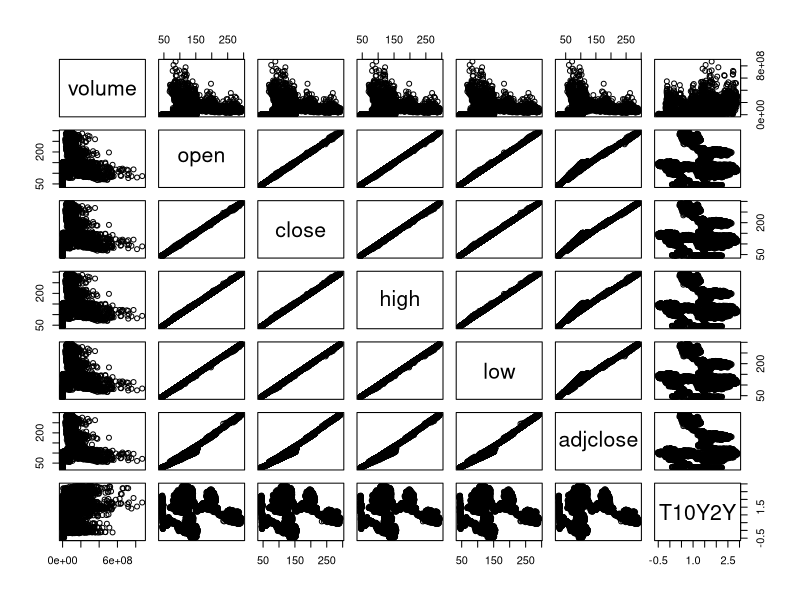
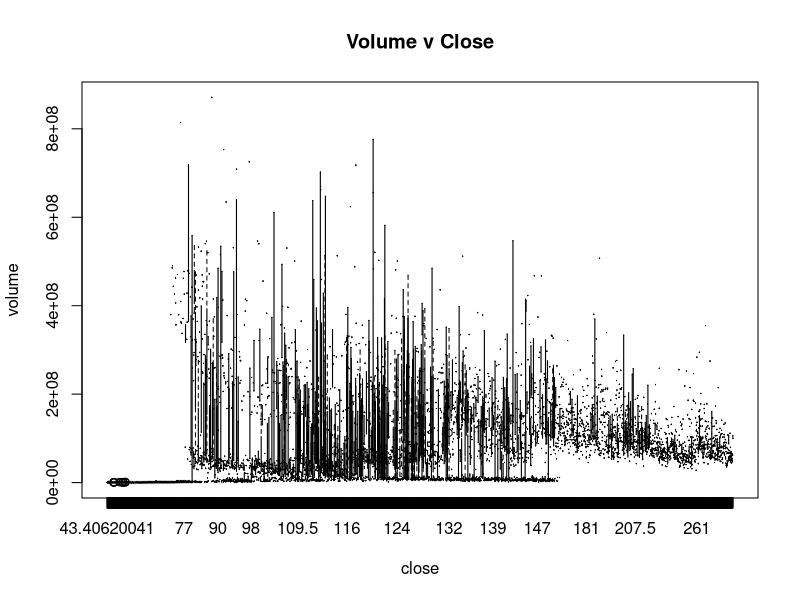
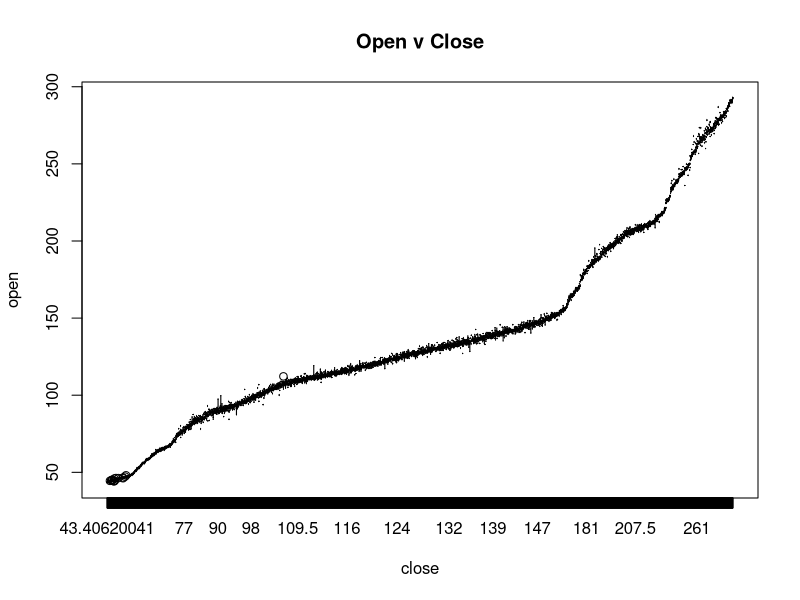
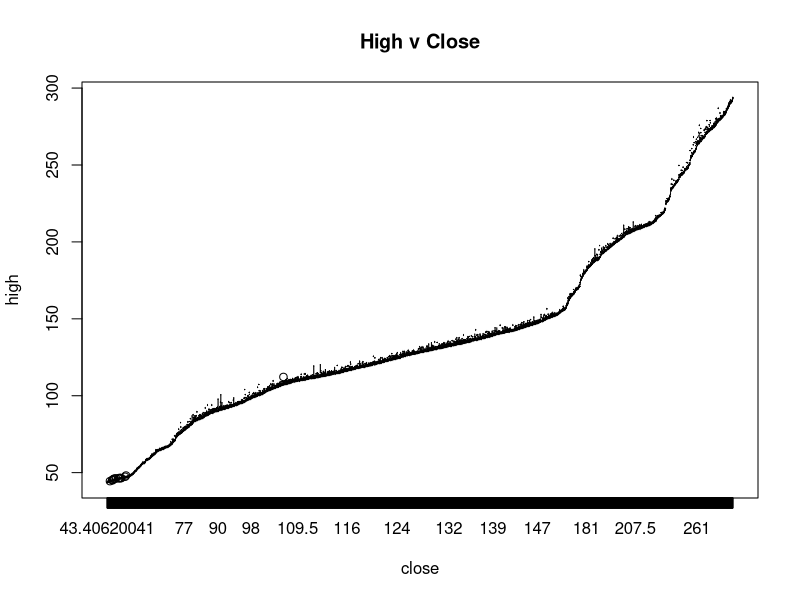
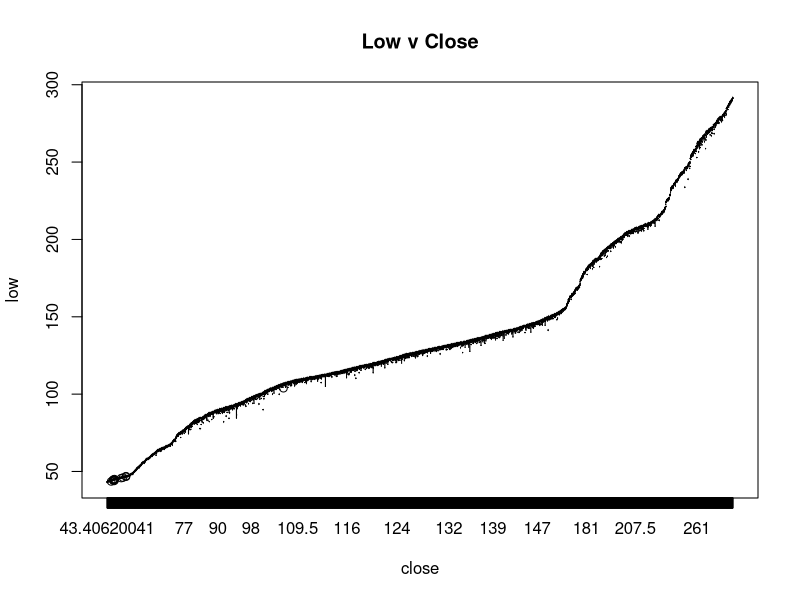
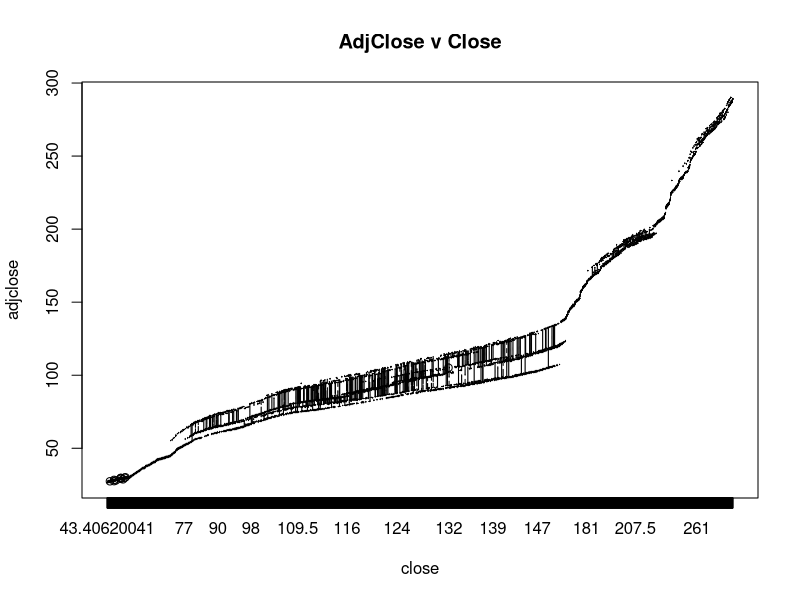
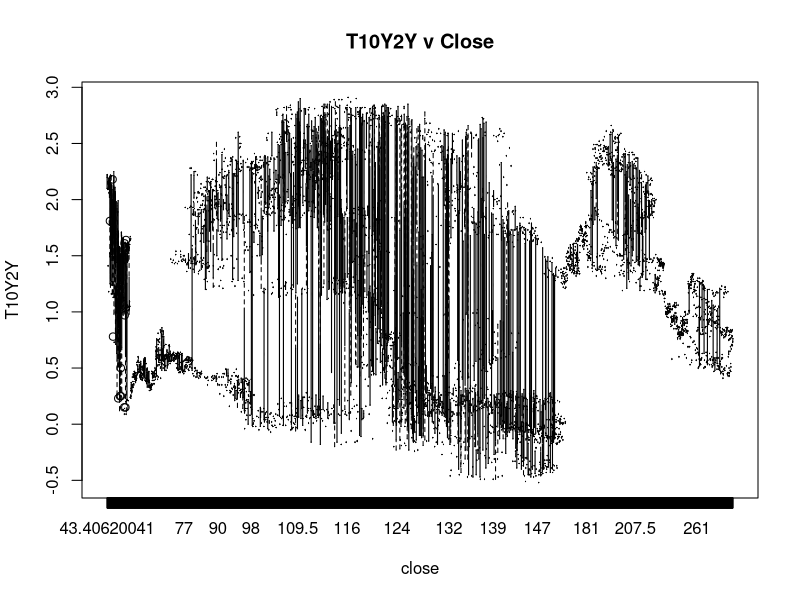
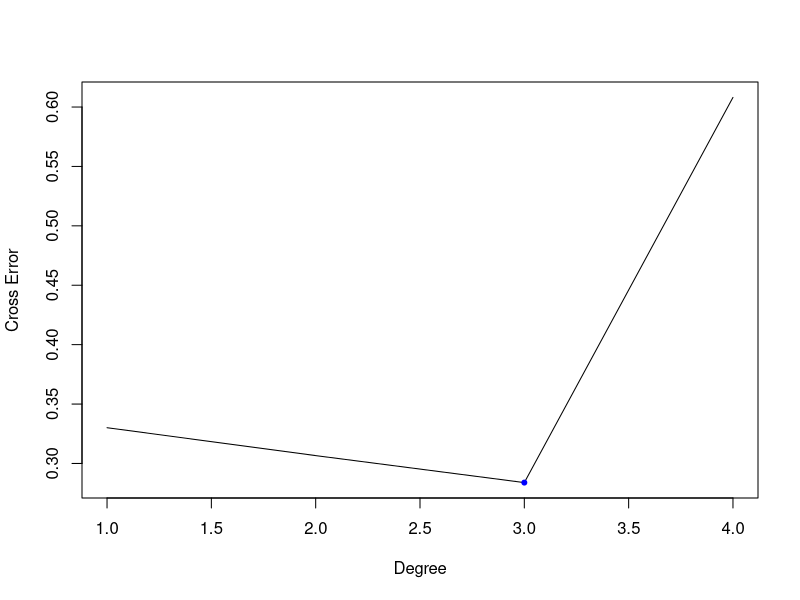

Reproduce these figures in R, in order.
## ---- chunk 1
# Ensure all necessary packages are installed before doing anything else.
packages.list = c("formatR", "knitr", "glmnet", "pls", "boot")
packages.new = packages.list[!(packages.list %in% installed.packages()[,"Package"])]
if(length(packages.new)){
  install.packages(packages.new)
}
## ---- chunk 2
library(formatR)
library(knitr)
opts_chunk$set(tidy.opts=list(width.cutoff=60),tidy=TRUE)
## ---- chunk 3
# Load CSV into data frame

SPY = read.csv(file="SPY.csv", header=T, sep=",")

# Drop date column and cast SPY
drop = c("date")
SPY = SPY[ , !(names(SPY) %in% drop)]

# Summarize inputs - sanity check
summary(SPY)
## ---- chunk 4
pairs(SPY)

boxplot(volume ~ close, data=SPY, main = "Volume v Close")
boxplot(open ~ close, data=SPY, main = "Open v Close")
boxplot(high ~ close, data=SPY, main = "High v Close")
boxplot(low ~ close, data=SPY, main = "Low v Close")
boxplot(adjclose ~ close, data=SPY, main = "AdjClose v Close")
boxplot(T10Y2Y ~ close, data=SPY, main = "T10Y2Y v Close")
## ---- chunk 5
cor(SPY)
## ---- chunk 6
set.seed(1997)

# 65/35 test train split
sample <- sample(nrow(SPY), nrow(SPY)*.65, replace=F)

SPY.train <- SPY[sample,]
SPY.test <- SPY[-sample,]
## ---- chunk 7
SPY.lm <- lm(close ~ ., data=SPY.train)
SPY.lm.preds <- predict(SPY.lm, SPY.test)

mean((SPY.lm.preds - SPY.test$close)^2) #MSE
## ---- chunk 8
SPY.test.AsMatrix <- model.matrix(close ~ ., data=SPY.test)
SPY.train.AsMatrix <- model.matrix(close ~ ., data=SPY.train)

lambdaVal <- 10^seq(4,-2,length=100)

require(glmnet)

SPY.ridgeReg <- glmnet(SPY.train.AsMatrix, SPY.train$close, alpha=0, lambda=lambdaVal, thresh=1e-10)
SPY.crossRidge <- cv.glmnet(SPY.train.AsMatrix, SPY.train$close, alpha=0, lambda=lambdaVal, thresh=1e-10)

optimalLambda <- SPY.crossRidge$lambda.min
ridgePreds <- predict(SPY.ridgeReg, s=optimalLambda, newx=SPY.test.AsMatrix)

mean((ridgePreds - SPY.test$close)^2) #Get Ridge MSE
## ---- chunk 9
require(pls)

SPY.pcr <- pcr(close ~ ., data=SPY.train, scale=TRUE, validation="CV")
SPY.pcr.preds <- predict(SPY.pcr, SPY.test, ncomp=6)

mean((SPY.pcr.preds - SPY.test$close)^2)
## ---- chunk 10
library(boot)

#List of error values for our polynomial models
SPY.polys.error = c()
# List of polynomial models
SPY.polys = list()

# Construct models in degrees 1 through 4
for(deg in 1:4){
  polynomialModel = glm(close ~ poly(volume, open, high, low, adjclose, T10Y2Y, degree=deg, raw=T), data=SPY)
  error = cv.glm(polynomialModel, data=SPY, K=10)$delta[1]
  SPY.polys.error = c(SPY.polys.error, error)
  
  SPY.polys[[deg]] = polynomialModel
  names(SPY.polys)[deg] = paste0("m", deg)
}

plot(SPY.polys.error, xlab="Degree", ylab='Cross Error', type='l')
minimum = which.min(SPY.polys.error)

points(minimum, SPY.polys.error[minimum], pch=20, col='blue')

SPY.polys.error[minimum]
